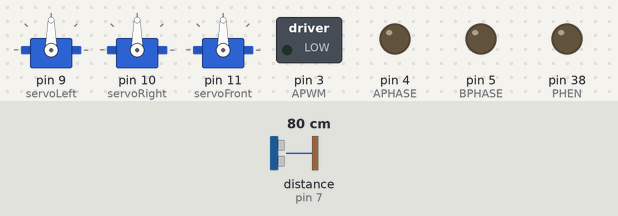
Bench run of a sketch on a simulated Arduino Mega 2560, built with avr-gcc and run on an emulated ATmega2560. Shown: 3 × servo, switched loads named in the sketch (green lamp = pin HIGH), output pins drawn as LEDs (lit = HIGH). The test bench sets the inputs (shaded band); at power-on: distance to the obstacle (sensor on pin 7) 80 cm. The echo pulse lasts 58.3 µs per cm; random numbers use the default seed unless the sketch sets one; pins used as bus, display or sensor lines are not drawn; what the sketch prints to the serial monitor is not drawn.

Above: at 0.1 s.
At 55.51 s:
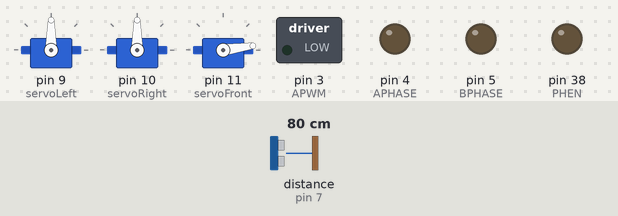
At 73.21 s:
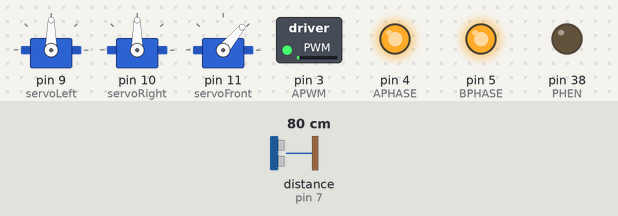
At 90.89 s:
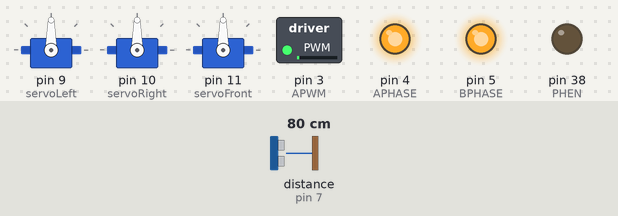
At 108.58 s:
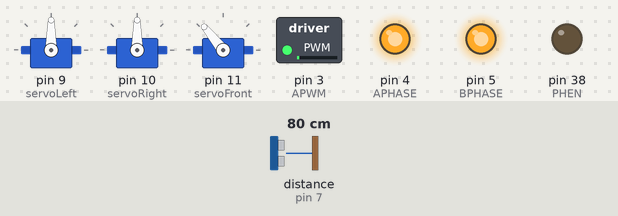
At 126.5 s:
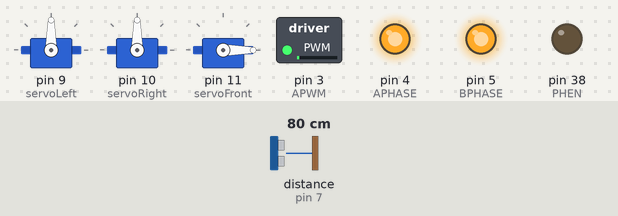
Timing chart, 0 to 130.0 s (numbered marks = the images above):
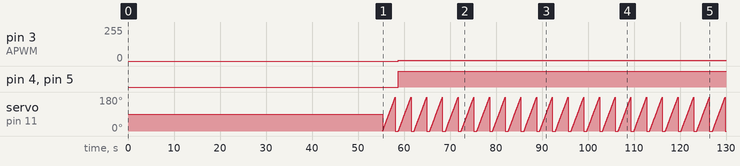

Measured:
- by itself, pin 3 (APWM): 0/255 → 5/255 at 58.7 s
- by itself, pin 4 (APHASE), pin 5 (BPHASE): LOW → HIGH at 58.7 s

The sketch:

Main.ino
```cpp
#include <Arduino.h>
#include <math.h>
#include <Servo.h>

#define DEBUG
#ifdef U8X8_HAVE_HW_SPI
#include <SPI.h>
#endif
#ifdef U8X8_HAVE_HW_I2C
#include <Wire.h>
#endif
#define trigPin 6
#define echoPin 7

Servo servoFront, servoLeft, servoRight;

int PH1, PH2, PH3, PH4;
int PHEN = 38;
int menu = 1;
int curr_menu = 1;
int prog_start = 0;
int menu_items = 3;
int distance;

#define APHASE 4
#define APWM 3
#define BPHASE 5
#define BPWM 6
#define left_b 7
#define right_b 2

#define LEDYEL 25
#define LEDRED 26

// Network Configuration - customized per network

const int PatternCount = 8;
const int InputNodes = 3;
const int HiddenNodes = 4;
const int OutputNodes = 2;
const float LearningRate = 0.3;
const float Momentum = 0.9;
const float InitialWeightMax = 0.5;
const float Success = 0.0015;


float Input[PatternCount][InputNodes] = {
  { 0, 0, 0},  // no obstacle
  { 0, 0, 1},  // obstacle on the right
  { 0, 1, 0},  // obstacle on the front
  { 0, 1, 1},  // obstacle on the front and right
  { 1, 0, 0},  // obstacle on the left
  { 1, 0, 1},  // obstacle on the left and right
  { 1, 1, 0},  // obstacle on the left and front
  { 1, 1, 1},  // obstacle on all sides
};

const float Target[PatternCount][OutputNodes] = {
  { 0.75, 0.75 },   // forward full speed
  { 0.60, 0.75 },   // right motor faster
  { 0.2, 0.4 },     // backward, left faster
  { .5, 0.75 },     // left motor stopped, right fast
  { 0.75, 0.60 },   // left motor faster
  { 0.65, 0.65 },   // forward slow speed
  { 0.75, 0.5 },    // Left motor faster, right stopped
  { 0.5, 0.5},      //Motors stopped
};

// End of Network Configuration

int i, j, p, q, r;
int ReportEvery1000;
int RandomizedIndex[PatternCount];
long  TrainingCycle;
float Rando;
float Error = 2;
float Accum;

float Hidden[HiddenNodes];
float Output[OutputNodes];

float HiddenWeights[InputNodes + 1][HiddenNodes];
float OutputWeights[HiddenNodes + 1][OutputNodes];
float HiddenDelta[HiddenNodes];
float OutputDelta[OutputNodes];
float ChangeHiddenWeights[InputNodes + 1][HiddenNodes];
float ChangeOutputWeights[HiddenNodes + 1][OutputNodes];

int ErrorGraph[64];


void setup() {
    for (int x = 0; x < 64; x++) {
    ErrorGraph[x] = 47;
  }

  pinMode(A1, INPUT);
  pinMode(A2, INPUT);
  pinMode(A3, INPUT);
  pinMode(A4, INPUT);
  pinMode(left_b, INPUT_PULLUP);
  pinMode(right_b, INPUT_PULLUP);

  servoLeft.attach(9);
  servoRight.attach(10);
  servoFront.attach(11);

  pinMode(trigPin, OUTPUT);
  pinMode(echoPin, INPUT);
  pinMode(PHEN, OUTPUT);
  digitalWrite(PHEN, LOW);


  randomSeed(analogRead(A1));
  ReportEvery1000 = 1;
  for ( p = 0 ; p < PatternCount ; p++ ) {
    RandomizedIndex[p] = p ;
  }

  Serial.begin(115200);
  delay(100);


  int testmode = 1;
  testmode = digitalRead(left_b);

}

void loop() {

  train_nn();

  delay(5000);
  drive_nn();


}


//Servo 1
void motorA(int percent) {
  int maxSpeed = 90;
  int minSpeed = 10;
  int dir = 0;
  if (percent < 50) {
    dir = 0;
  }
  if (percent > 50) {
    dir = 1;
  }
  if (dir == 1) {
    pinMode(APHASE, INPUT);
    pinMode(APWM, INPUT);
    pinMode(APHASE, OUTPUT);
    pinMode(APWM, OUTPUT);
    digitalWrite(APHASE, LOW);
    int drive = map(percent, 51, 100, 0, 255);
    drive = constrain(drive, 0, 1023);

    analogWrite(APWM, drive);
  }
  if (dir == 0) {
    pinMode(APHASE, INPUT);
    pinMode(APWM, INPUT);
    pinMode(APHASE, OUTPUT);
    pinMode(APWM, OUTPUT);
    digitalWrite(APHASE, HIGH);
    int drive = map(percent, 49, 0, 0, 255);
    drive = constrain(drive, 0, 1023);
    Serial.print("Driving Back: ");
    Serial.println(drive);
    analogWrite(APWM, drive);
  }
  if (percent == 50) {
    pinMode(APHASE, INPUT);
    pinMode(APWM, INPUT);
  }
}


//Servo 2
void motorB(int percent) {
  int maxSpeed = 85;
  int minSpeed = 45;
  int dir = 0;
  if (percent < 50) {
    dir = 0;
  }
  if (percent > 50) {
    dir = 1;
  }
  if (dir == 1) {
    pinMode(BPHASE, INPUT);
    pinMode(BPWM, INPUT);
    pinMode(BPHASE, OUTPUT);
    pinMode(BPWM, OUTPUT);
    digitalWrite(BPHASE, HIGH);
    int drive = map(percent, 51, 100, 0, 255);
    drive = constrain(drive, 0, 1023);
    Serial.print("Driving Foreward: ");
    Serial.println(drive);
    analogWrite(BPWM, drive);
  }
  if (dir == 0) {
    pinMode(BPHASE, INPUT);
    pinMode(BPWM, INPUT);
    pinMode(BPHASE, OUTPUT);
    pinMode(BPWM, OUTPUT);
    digitalWrite(BPHASE, LOW);
    int drive = map(percent, 49, 0, 0, 255);
    drive = constrain(drive, 0, 1023);
    analogWrite(BPWM, drive);
  }
  if (percent == 50) {
    pinMode(BPHASE, INPUT);
    pinMode(BPWM, INPUT);
  }
}


// Training the neural network
// ---------------------------------------------------------------------------------------------
void train_nn() {
  // Initialize HiddenWeights and ChangeHiddenWeights
  prog_start = 0;
  for ( i = 0 ; i < HiddenNodes ; i++ ) {
    for ( j = 0 ; j <= InputNodes ; j++ ) {
      ChangeHiddenWeights[j][i] = 0.0 ;
      Rando = float(random(100)) / 100;
      HiddenWeights[j][i] = 2.0 * ( Rando - 0.5 ) * InitialWeightMax ;
    }
  }


  // -------------------------------------------------------------------------------------------------
  // Initialize OutputWeights and ChangeOutputWeights

  for ( i = 0 ; i < OutputNodes ; i ++ ) {
    for ( j = 0 ; j <= HiddenNodes ; j++ ) {
      ChangeOutputWeights[j][i] = 0.0 ;
      Rando = float(random(100)) / 100;
      OutputWeights[j][i] = 2.0 * ( Rando - 0.5 ) * InitialWeightMax ;
    }
  }

  //Serial.println("Initial/Untrained Outputs: ");
  //toTerminal();


  //-----------------------------------------------------------------
  //Begin training


  for ( TrainingCycle = 1; TrainingCycle < 2147483647; TrainingCycle++) {


    //Randomize order of training patterns

    for ( p = 0 ; p < PatternCount ; p++) {
      q = random(PatternCount);
      r = RandomizedIndex[p] ;
      RandomizedIndex[p] = RandomizedIndex[q];
      RandomizedIndex[q] = r;
    }

    Error = 0.0;


    //Cycle through each training pattern in the randomized order

    for ( q = 0 ; q < PatternCount ; q++ ) {
      p = RandomizedIndex[q];


      //Compute hidden layer activations

      for ( i = 0 ; i < HiddenNodes ; i++ ) {
        Accum = HiddenWeights[InputNodes][i] ;
        for ( j = 0 ; j < InputNodes ; j++ ) {
          Accum += Input[p][j] * HiddenWeights[j][i] ;
        }
        Hidden[i] = 1.0 / (1.0 + exp(-Accum));


      }


      //Compute output layer activations and calculate errors
      for ( i = 0 ; i < OutputNodes ; i++ ) {
        Accum = OutputWeights[HiddenNodes][i] ;
        for ( j = 0 ; j < HiddenNodes ; j++ ) {
          Accum += Hidden[j] * OutputWeights[j][i] ;
        }
        Output[i] = 1.0 / (1.0 + exp(-Accum)) ;
        OutputDelta[i] = (Target[p][i] - Output[i]) * Output[i] * (1.0 - Output[i]) ;
        Error += 0.5 * (Target[p][i] - Output[i]) * (Target[p][i] - Output[i]) ;
      }
      //Serial.println(Output[0]*100);


      //Backpropagate errors to hidden layer

      for ( i = 0 ; i < HiddenNodes ; i++ ) {
        Accum = 0.0 ;
        for ( j = 0 ; j < OutputNodes ; j++ ) {
          Accum += OutputWeights[i][j] * OutputDelta[j] ;
        }
        HiddenDelta[i] = Accum * Hidden[i] * (1.0 - Hidden[i]) ;
      }


      // Update Inner-->Hidden Weights
      // =====================================================================================================================

      for ( i = 0 ; i < HiddenNodes ; i++ ) {
        ChangeHiddenWeights[InputNodes][i] = LearningRate * HiddenDelta[i] + Momentum * ChangeHiddenWeights[InputNodes][i] ;
        HiddenWeights[InputNodes][i] += ChangeHiddenWeights[InputNodes][i] ;
        for ( j = 0 ; j < InputNodes ; j++ ) {
          ChangeHiddenWeights[j][i] = LearningRate * Input[p][j] * HiddenDelta[i] + Momentum * ChangeHiddenWeights[j][i];
          HiddenWeights[j][i] += ChangeHiddenWeights[j][i] ;
        }
      }

      // Update Hidden-->Output Weights
      // ---------------------------------------------------------------------------------------------------------------------

      for ( i = 0 ; i < OutputNodes ; i ++ ) {
        ChangeOutputWeights[HiddenNodes][i] = LearningRate * OutputDelta[i] + Momentum * ChangeOutputWeights[HiddenNodes][i] ;
        OutputWeights[HiddenNodes][i] += ChangeOutputWeights[HiddenNodes][i] ;
        for ( j = 0 ; j < HiddenNodes ; j++ ) {
          ChangeOutputWeights[j][i] = LearningRate * Hidden[j] * OutputDelta[i] + Momentum * ChangeOutputWeights[j][i] ;
          OutputWeights[j][i] += ChangeOutputWeights[j][i] ;
        }
      }
    }

    // Print after every 100 epoch
    // --------------------------------------------------------------------------------------------
    ReportEvery1000 = ReportEvery1000 - 1;
    if (ReportEvery1000 == 0)
    {


      // Epoch, Error, Hidden Weight 0 - 15, Output Weight 0 - 7


      Serial.print((float)Error, 5);
      Serial.print(",");
      for ( i = 0 ; i < InputNodes ; i ++ )
      {
        for (j = 0; j < HiddenNodes; j++)
        {

          Serial.print((float)HiddenWeights[j][i]);
          Serial.print(",");


        }

      }

      for ( i = 0 ; i < OutputNodes ; i ++ )
      {
        for (j = 0; j < HiddenNodes; j++)
        {
          Serial.print((float)OutputWeights[j][i]);
          Serial.print(",");

        }

      }
      Serial.print((int)TrainingCycle);
      Serial.println();
      delay(1000);


      /*
               Serial.print ("Epoch: ");
               Serial.print (TrainingCycle);
               Serial.print ("\t");
               Serial.print ("Error = ");
               Serial.println (Error, 5);


               Serial.println();
               Serial.println("Hidden Weights:");
               for ( i = 0 ; i < HiddenNodes ; i ++ )
               {
                 for (j = 0; j < HiddenNodes; j++)
                 {
                   Serial.println(HiddenWeights[j][i]);
                 }

               }

               Serial.println();
               Serial.println("Output Weights:");
               for ( i = 0 ; i < OutputNodes ; i ++ )
               {
                 for (j = 0; j < HiddenNodes; j++)
                 {
                   Serial.println(OutputWeights[j][i]);
                 }

               }

      */
      //toTerminal();

      if (TrainingCycle == 1)
      {
        ReportEvery1000 = 99;
      }
      else
      {
        ReportEvery1000 = 25;
      }
    }


    if ( Error < Success ) break ; // if error rate is less than pre-determined threshold
  }
}


// run trained Neural Network
// --------------------------------------------------------------------------------------

void drive_nn()
{
  Serial.println();
  Serial.println("Trained Neural Network Test");

  if (Success < Error) {
    prog_start = 0;
    Serial.println("NN not Trained");
  }
  while (Error < Success) {
    int num;
    int farDist = 20;
    int closeDist = 4;
    float TestInput[] = {0, 0, 0, 0};
    int USS1, USS2, USS3;
    /*
        USS1 = analogRead(A1);   // Collect sonar distances.
        USS2 = analogRead(A2);   // Collect sonar distances.
        USS3 = analogRead(A3);   // Collect sonar distances.
        USS4 = analogRead(A4);   // Collect sonar distances.
    */

    for (int i = 0; i <= 180; i++) {
      delay(15);
      servoFront.write(i);
      if (i == 45) {
        USS1 = ultrasonicSensor();
        //Serial.print(USS1);
      }
      else if (i == 90) {
        USS2 = ultrasonicSensor();
        //Serial.print(USS2);
      }
      else if (i == 135) {
        USS3 = ultrasonicSensor();
        //Serial.print(USS3);
      }
    }
    servoFront.write(0);
    delay(600);


#ifdef DEBUG
    Serial.println();
    Serial.print("Distance: ");
    //Serial.print(USS1);
    Serial.print("\t");
    //Serial.print(USS2);
    Serial.print("\t");
    //Serial.print(USS3);
    Serial.println();
    //Serial.println(USS4);
#endif


    USS1 = map(USS1, 3, 20, 0, 100);
    USS2 = map(USS2, 3, 20, 0, 100);
    USS3 = map(USS3, 3, 20, 0, 100);
    //USS4 = map(USS4, 3, 20, 0, 100);

    USS1 = constrain(USS1, 0, 100);
    USS2 = constrain(USS2, 0, 100);
    USS3 = constrain(USS3, 0, 100);
    //USS4 = constrain(USS4, 0, 100);

    TestInput[0] = float(USS1) / 100;
    TestInput[1] = float(USS2) / 100;
    TestInput[2] = float(USS3) / 100;
    //TestInput[3] = float(USS4) / 100;

#ifdef DEBUG
    Serial.println();
    Serial.print("Input: ");
    //Serial.print(TestInput[3], 2);
    //Serial.print("\t");
    Serial.print(TestInput[2], 2);
    Serial.print("\t");
    Serial.print(TestInput[1], 2);
    Serial.print("\t");
    Serial.println(TestInput[0], 2);
#endif

    InputToOutput(TestInput[0], TestInput[1], TestInput[2], TestInput[3]); //INPUT to ANN to obtain OUTPUT

    int speedA = Output[0] * 100;
    int speedB = Output[1] * 100;
    speedA = int(speedA);
    speedB = int(speedB);
#ifdef DEBUG
    Serial.print("Speed: ");
    Serial.print(speedA);
    Serial.print("\t");
    Serial.println(speedB);
#endif
    motorA(speedA);
    motorB(speedB);
    delay(50);
  }
}


// reading from the ultrasonic sound sensor

int ultrasonicSensor() {
  delay(5);
  long duration;
  digitalWrite(trigPin, LOW);
  delayMicroseconds(2);
  digitalWrite(trigPin, HIGH);
  delayMicroseconds(10);
  digitalWrite(trigPin, LOW);

  duration = pulseIn(echoPin, HIGH, 20000);
  distance = duration * 0.034 / 2;
  if (distance > 20 || distance == 0) distance = 20;
  return distance;
}


// Training information
// -----------------------------------------------------------------------------------------------

void toTerminal()
{

  for ( p = 0 ; p < PatternCount ; p++ ) {
    Serial.println();
    Serial.print ("  Training Pattern: ");
    Serial.println (p);
    Serial.print ("  Input ");
    for ( i = 0 ; i < InputNodes ; i++ ) {
      Serial.print (Input[p][i], DEC);
      Serial.print (" ");
    }
    Serial.print ("  Target ");
    for ( i = 0 ; i < OutputNodes ; i++ ) {
      Serial.print (Target[p][i], DEC);
      Serial.print (" ");
    }

    // -----------------------------------------------------------------------------------------------


    // Compute hidden layer activations
    // -----------------------------------------------------------------------------------------------
    for ( i = 0 ; i < HiddenNodes ; i++ ) {
      Accum = HiddenWeights[InputNodes][i] ;
      for ( j = 0 ; j < InputNodes ; j++ ) {
        Accum += Input[p][j] * HiddenWeights[j][i] ;
      }
      Hidden[i] = 1.0 / (1.0 + exp(-Accum)) ;


    }

    // -----------------------------------------------------------------------------------------------
    // Compute output layer activations and calculate errors
    for ( i = 0 ; i < OutputNodes ; i++ ) {
      Accum = OutputWeights[HiddenNodes][i] ;
      for ( j = 0 ; j < HiddenNodes ; j++ ) {
        Accum += Hidden[j] * OutputWeights[j][i] ;
      }
      Output[i] = 1.0 / (1.0 + exp(-Accum)) ;

    }

  }
}

void InputToOutput(float In1, float In2, float In3, float In4)
{
  float TestInput[] = {0, 0, 0, 0};
  TestInput[0] = In1;
  TestInput[1] = In2;
  TestInput[2] = In3;
  TestInput[3] = In4;


  //Compute hidden layer activations
  // ---------------------------------------------------------------------------------------------

  for ( i = 0 ; i < HiddenNodes ; i++ ) {
    Accum = HiddenWeights[InputNodes][i] ;
    for ( j = 0 ; j < InputNodes ; j++ ) {
      Accum += TestInput[j] * HiddenWeights[j][i] ;
    }
    Hidden[i] = 1.0 / (1.0 + exp(-Accum)) ;

    //Serial.print("Hidden Weight: ");
    //Serial.print(Hidden[i]);
  }

  // Compute output layer activations and calculate errors
  // ---------------------------------------------------------------------------------------------

  for ( i = 0 ; i < OutputNodes ; i++ ) {
    Accum = OutputWeights[HiddenNodes][i] ;
    for ( j = 0 ; j < HiddenNodes ; j++ ) {
      Accum += Hidden[j] * OutputWeights[j][i] ;
    }
    Output[i] = 1.0 / (1.0 + exp(-Accum)) ;


    //Serial.print("Output Weight: ");
    //Serial.print(Output[i]);
  }

}
/*
  #ifdef DEBUG

  Serial.print ("Output:  ");
  for ( i = 0 ; i < OutputNodes ; i++ ) {
    Serial.print (Output[i], 5);
    Serial.print (" ");
  }
  #endif
  }

*/
```
